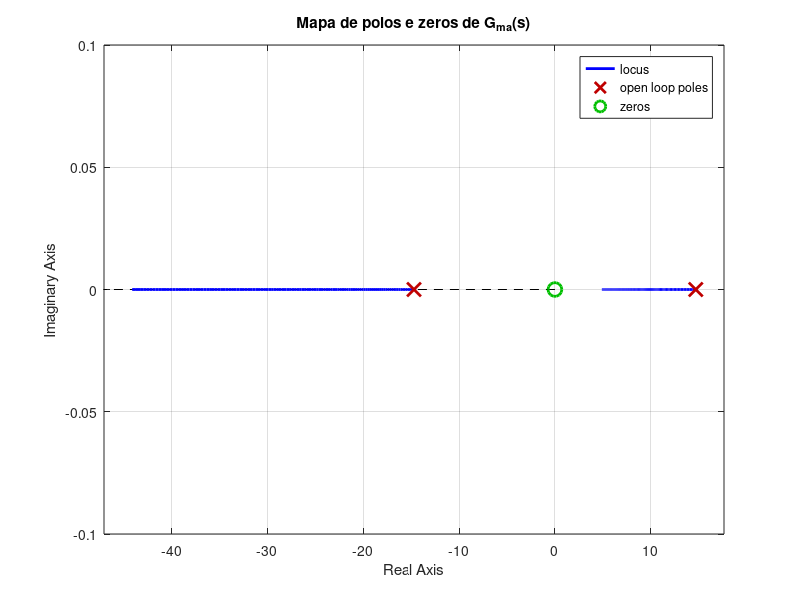
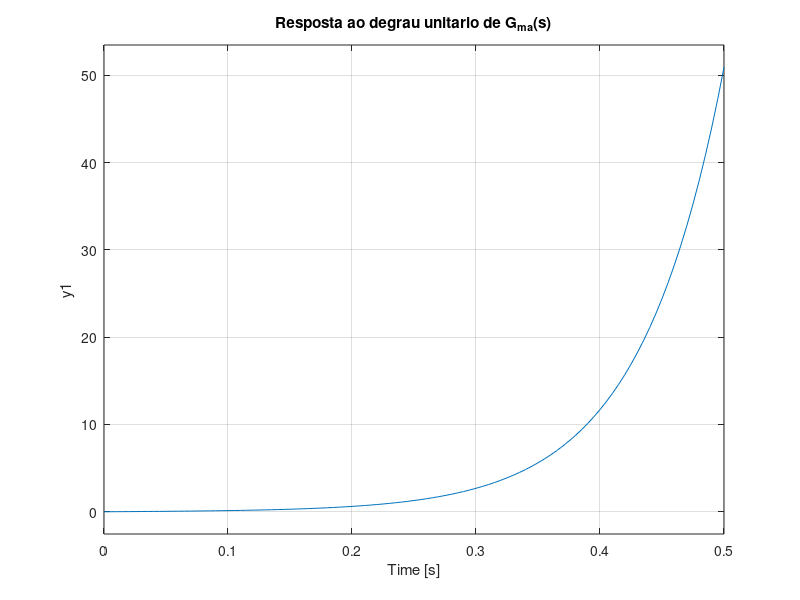
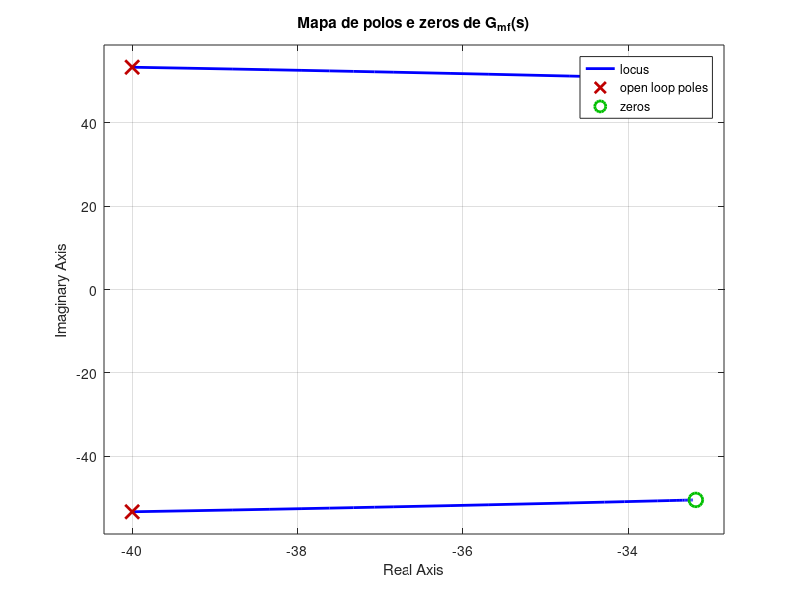
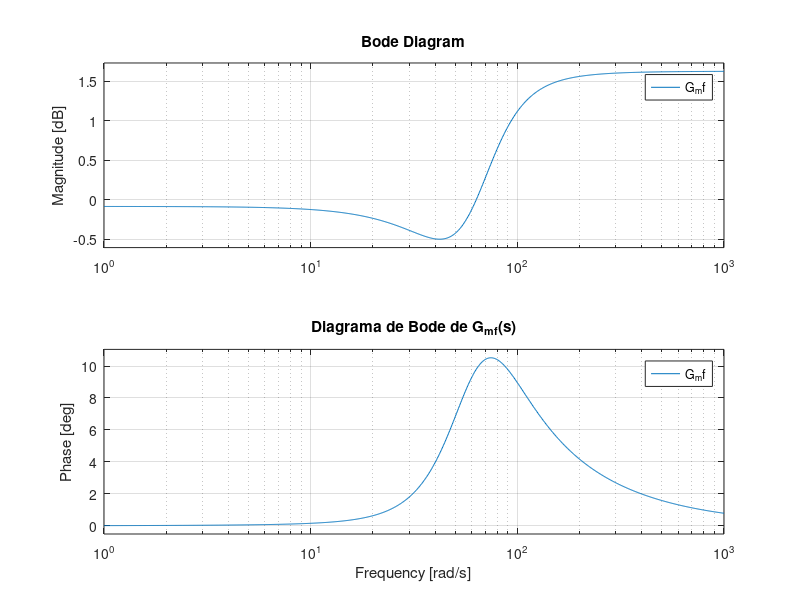

Source code (MATLAB) for these figures, in order:
% Funcoes de transferencia da malha aberta e da malha fechada
% Projeto: TWSBR - Two-wheeled self-balancing robot

clear all
close all
clc

%% FT da malha aberta

num1 = [2.025 0];
den1 = [2.1095 0 -456.165];

G_ma = tf(num1, den1);
G_ma

%% FT da malha fechada

num2 = [1.2055513 80 4400.458];
den2 = [1 80 4444.9];

G_mf = tf(num2, den2);
G_mf

%% Analise da malha aberta

figure
rlocus(G_ma)
grid on
title('Mapa de polos e zeros de G_{ma}(s)')

figure
step(G_ma)
grid on
title('Resposta ao degrau unitario de G_{ma}(s)')

%% Analise da malha fechada

figure
rlocus(G_mf)
grid on
title('Mapa de polos e zeros de G_{mf}(s)')

figure
bode(G_mf)
grid on
title('Diagrama de Bode de G_{mf}(s)')

figure
step(G_mf)
grid on
title('Resposta ao degrau unitario de G_{mf}(s)')

figure
nyquist(G_mf)
grid on
title('Diagrama de Nyquist de G_{mf}(s)')
